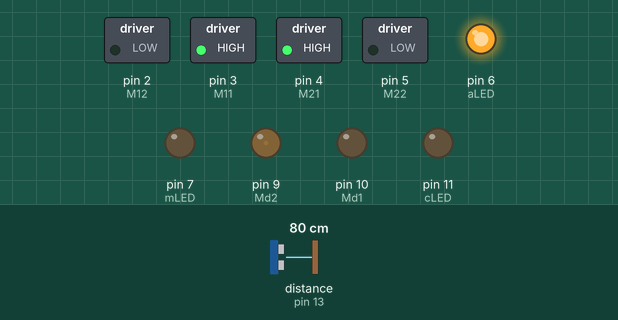
This sketch was run on a simulated Arduino Uno, built with avr-gcc and run on an emulated ATmega328P. On the bench: switched loads named in the sketch (green lamp = pin HIGH), output pins drawn as LEDs (lit = HIGH). Inputs (shaded band) come from the test bench; at power-on: distance to the obstacle (sensor on pin 13) 80 cm. The echo pulse lasts 58.3 µs per cm.

Above: at 1.2 s.
1.3 s: distance to the obstacle (sensor on pin 13) set to 38 cm
2.8 s: distance to the obstacle (sensor on pin 13) set to 33 cm
At 4.0 s:
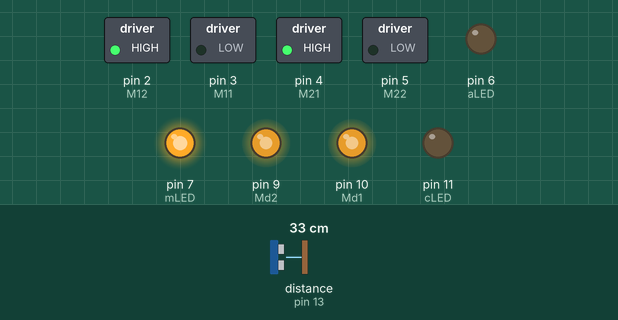
4.3 s: distance to the obstacle (sensor on pin 13) set to 27 cm
5.8 s: distance to the obstacle (sensor on pin 13) set to 23 cm
At 6.9 s:
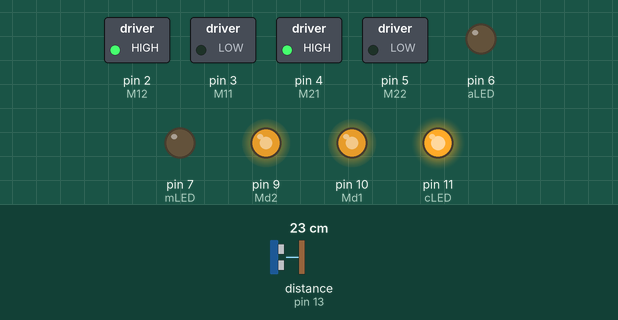
7.4 s: distance to the obstacle (sensor on pin 13) set to 60 cm
At 7.7 s:
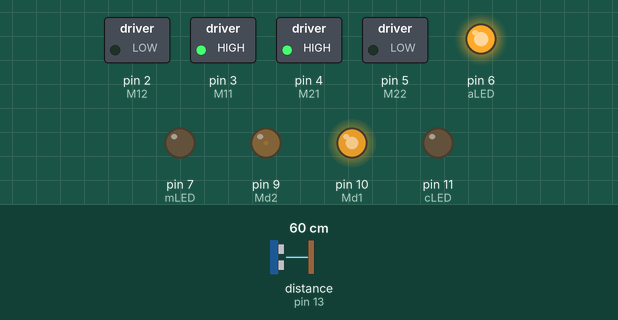
8.9 s: distance to the obstacle (sensor on pin 13) set to 2 cm
At 10.2 s:
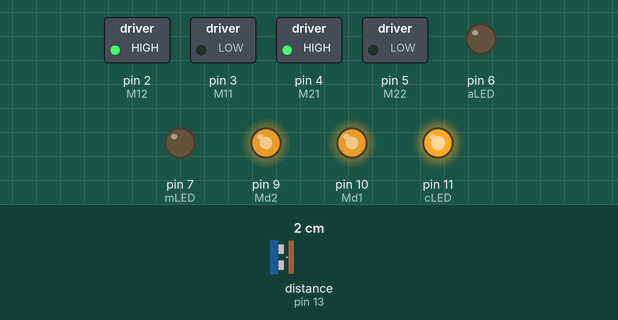
Timing chart, 0 to 11.4 s (numbered marks = the images above; inputs shaded):
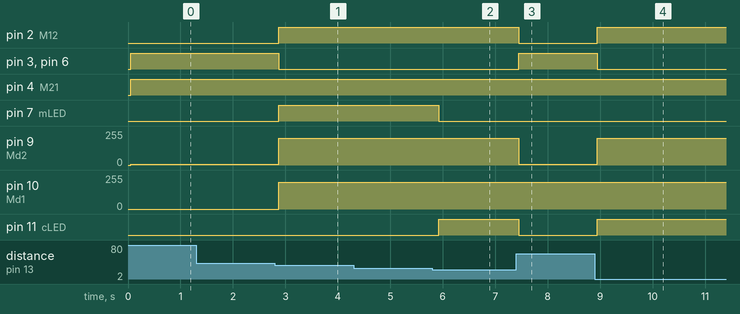

The sketch:

obstacle_avoiding_robot.ino
```cpp
// ---------------------------------------------------------------------------
// Author: Zabir Al Nazi
// ---------------------------------------------------------------------------

#include <NewPing.h>

#define TRIGGER_PIN  12  // Arduino pin tied to trigger pin on the ultrasonic sensor.
#define ECHO_PIN     13  // Arduino pin tied to echo pin on the ultrasonic sensor.
#define MAX_DISTANCE 100 // Maximum distance we want to ping for (in centimeters). Maximum sensor distance is rated at 400-500cm.

//right ->motor 1
//left -> motor 2
#define Md1 10  // Enable Pin for motor 1 , Motor driver
#define Md2 9 // Enable Pin for motor 2 , Motor driver
//M1 Left L2 Right
#define M11 3  // Control pin 1 for motor 1
#define M12 2 // Control pin 2 for motor 1
#define M21 4  // Control pin 1 for motor 2
#define M22 5  // Control pin 2 for motor 2


#define cLED 11 //tooClose
#define mLED 7 //midRange
#define aLED 6 //away


NewPing sonar(TRIGGER_PIN, ECHO_PIN, MAX_DISTANCE); // NewPing setup of pins and maximum distance.

void setup() {
  Serial.begin(9600); // Open serial monitor at 115200 baud to see ping results.


  pinMode(Md1, OUTPUT);
  pinMode(Md2, OUTPUT);

  pinMode(M11, OUTPUT);
  pinMode(M12, OUTPUT);
  pinMode(M21, OUTPUT);
  pinMode(M22, OUTPUT);

  //LED DEBUGGING
  pinMode(cLED, OUTPUT);
  pinMode(mLED, OUTPUT);
  pinMode(aLED, OUTPUT);


}
void forward()
{
  digitalWrite(M11, HIGH);
  digitalWrite(M12, LOW);
  digitalWrite(M21, HIGH);
  digitalWrite(M22, LOW);
  analogWrite(Md2, 4);
  delay(20);
  analogWrite(Md2, 4);
  delay(20);
}
void right_move()
{

  digitalWrite(M11, LOW);
  digitalWrite(M12, HIGH);

  digitalWrite(M21, HIGH);
  digitalWrite(M22, LOW);

  analogWrite(Md1, 200);
  analogWrite(Md2, 200);

  delay(100);


}
void right_forward()
{
  digitalWrite(M11, HIGH);
  digitalWrite(M12, LOW);

  digitalWrite(M21, HIGH);
  digitalWrite(M22, LOW);

  analogWrite(Md1, 4);
  analogWrite(Md2, 10);

  delay(20);

}
void left_forward()
{
  digitalWrite(M11, HIGH);
  digitalWrite(M12, LOW);

  digitalWrite(M21, HIGH);
  digitalWrite(M22, LOW);

  analogWrite(Md1, 20);
  analogWrite(Md2, 10);
  delay(10);


}
void sonar_move()
{

  delay(50);                     // Wait 50ms between pings (about 20 pings/sec). 29ms should be the shortest delay between pings.
  int dis_cm = sonar.ping_cm();
 // Serial.print(dis_cm);
 // Serial.println();
  if(dis_cm <=0 )
  {
    digitalWrite(cLED, LOW);
    digitalWrite(mLED, LOW);
    digitalWrite(aLED, HIGH);
    forward();

  }
  else if(dis_cm <= 25)
  {
    digitalWrite(cLED, HIGH);
    digitalWrite(mLED, LOW);
    digitalWrite(aLED, LOW);
    right_move();
  }
  else if (dis_cm <= 35)
  {
    digitalWrite(cLED, LOW);
    digitalWrite(mLED, HIGH);
    digitalWrite(aLED, LOW);
    right_move();
  }
  else
  {
    digitalWrite(cLED, LOW);
    digitalWrite(mLED, LOW);
    digitalWrite(aLED, HIGH);
   forward();
  }

}

void loop() {

 sonar_move();
 //forward();

}
```

Measured:
- the behaviour switches between 36 and 35 cm on distance to the obstacle (sensor on pin 13) (found by bisection; images 0 and 1)
- the behaviour switches between 26 and 25 cm on distance to the obstacle (sensor on pin 13) (found by bisection; images 1 and 2)
- after the input at 1.3 s, every drawn part: stays the same
- after the input at 2.8 s, pin 2 (M12), pin 7 (mLED): LOW → HIGH after 0.07 s; pin 3 (M11), pin 6 (aLED): HIGH → LOW after 0.07 s; pin 9 (Md2): 4/255 → 200/255 after 0.07 s; pin 10 (Md1): 0/255 → 200/255 after 0.07 s
- after the input at 4.3 s, every drawn part: stays the same
- after the input at 5.8 s, pin 7 (mLED): HIGH → LOW after 0.12 s; pin 11 (cLED): LOW → HIGH after 0.12 s
- after the input at 7.4 s, pin 2 (M12), pin 11 (cLED): HIGH → LOW after 0.05 s; pin 3 (M11), pin 6 (aLED): LOW → HIGH after 0.05 s; pin 9 (Md2): 200/255 → 4/255 after 0.05 s
- after the input at 8.9 s, pin 2 (M12), pin 11 (cLED): LOW → HIGH after 0.05 s; pin 3 (M11), pin 6 (aLED): HIGH → LOW after 0.05 s; pin 9 (Md2): 4/255 → 200/255 after 0.05 s
